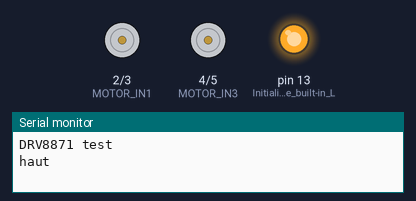
A sketch run on a simulated Arduino Uno, built with avr-gcc and run on an emulated ATmega328P. Shown: motor-driver pin pairs drawn as motors (green arrow = first pin HIGH = forward, orange = second pin HIGH = backward, longer = more drive), output pins drawn as LEDs (lit = HIGH), the last lines printed to the serial monitor.

Above: at 0.5 s.
At 4.4 s:
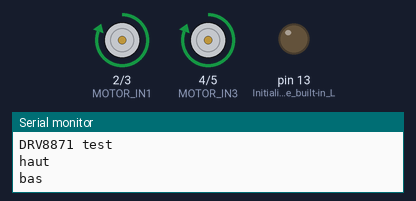
At 17.6 s:
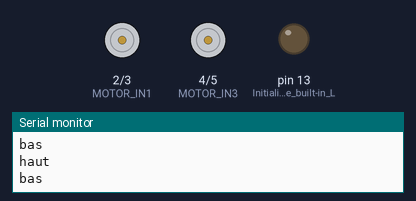
Timing chart, 0 to 20.2 s (numbered marks = the images above):
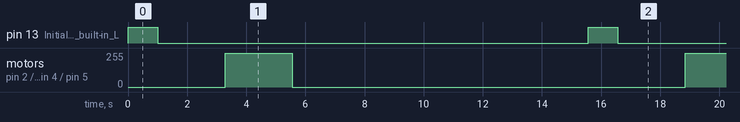

Measured:
- by itself, pin 13 (Initialize_the_built-in_L): alternates HIGH for 1.0 s and LOW for 14.6 s
- by itself, motor on pin 2 (MOTOR_IN1) / pin 3 (MOTOR_IN2), motor on pin 4 (MOTOR_IN3) / pin 5 (MOTOR_IN4): alternates forward 255/255 for 2.3 s and stopped for 13.3 s

The sketch:

Prototype_Moteur.ino
```cpp
#define MOTOR_IN1 2  // Motor 1 control pin 1
#define MOTOR_IN2 3  // Motor 1 control pin 2
#define MOTOR_IN3 4  // Motor 2 control pin 1
#define MOTOR_IN4 5  // Motor 2 control pin 2

enum move {
  forward,
  backward,
  left,
  rigth,
  stop
};

void setup() {
    pinMode(LED_BUILTIN, OUTPUT);    // Initialize the built-in LED for indication
    Serial.begin(9600);              // Start serial communication at 9600 baud rate
    Serial.println("DRV8871 test");

    pinMode(MOTOR_IN1, OUTPUT);      // Set motor control pins as outputs
    pinMode(MOTOR_IN2, OUTPUT);
    pinMode(MOTOR_IN3, OUTPUT);
    pinMode(MOTOR_IN4, OUTPUT);
}

void loop() {
    digitalWrite(LED_BUILTIN, HIGH);  // Turn LED on
    Serial.println("haut");            // Print "up" in French
    delay(1000);                      // Wait 1 second
    digitalWrite(LED_BUILTIN, LOW);   // Turn LED off
    Serial.println("bas");             // Print "down" in French
    delay(1000);

    // Test motor commands (uncomment to use)
    //Moteurs(forward,1000);
    //Moteurs(stop,10000);
    Moteurs(left, 1000);               // Turn left for 1 second
    Moteurs(stop, 10000);              // Stop motors for 10 seconds
}

// Function to control motors based on move direction and duration
void Moteurs(move sense, int time) {
  switch(sense) {
    case forward:
      // Ramp up motors forward speed gradually
      digitalWrite(MOTOR_IN1, LOW);
      digitalWrite(MOTOR_IN4, LOW);
      for (int i = 0; i < 255; i++) {
        analogWrite(MOTOR_IN2, i);
        analogWrite(MOTOR_IN3, i);
        delay(10);
      }
      break;

    case backward:
      // Ramp up motors backward speed gradually
      digitalWrite(MOTOR_IN2, LOW);
      digitalWrite(MOTOR_IN3, LOW);
      for (int i = 0; i < 255; i++) {
        analogWrite(MOTOR_IN1, i);
        analogWrite(MOTOR_IN4, i);
        delay(10);
      }
      break;

    case left:
      // Turn left: one motor forward, other backward
      digitalWrite(MOTOR_IN2, LOW);
      digitalWrite(MOTOR_IN4, LOW);
      for (int i = 0; i < 255; i++) {
        analogWrite(MOTOR_IN3, i);
        analogWrite(MOTOR_IN1, i);
        delay(10);
      }
      break;

    case rigth:
      // Turn right (only partially implemented)
      digitalWrite(MOTOR_IN1, LOW);
      for (int i = 0; i < 255; i++) {
        analogWrite(MOTOR_IN2, i);
        delay(10);
      }
      break;

    case stop:
      // Stop all motors
      digitalWrite(MOTOR_IN1, LOW);
      digitalWrite(MOTOR_IN2, LOW);
      digitalWrite(MOTOR_IN3, LOW);
      digitalWrite(MOTOR_IN4, LOW);
      break;
  }
  delay(time);  // Wait for the specified time duration
}
```
